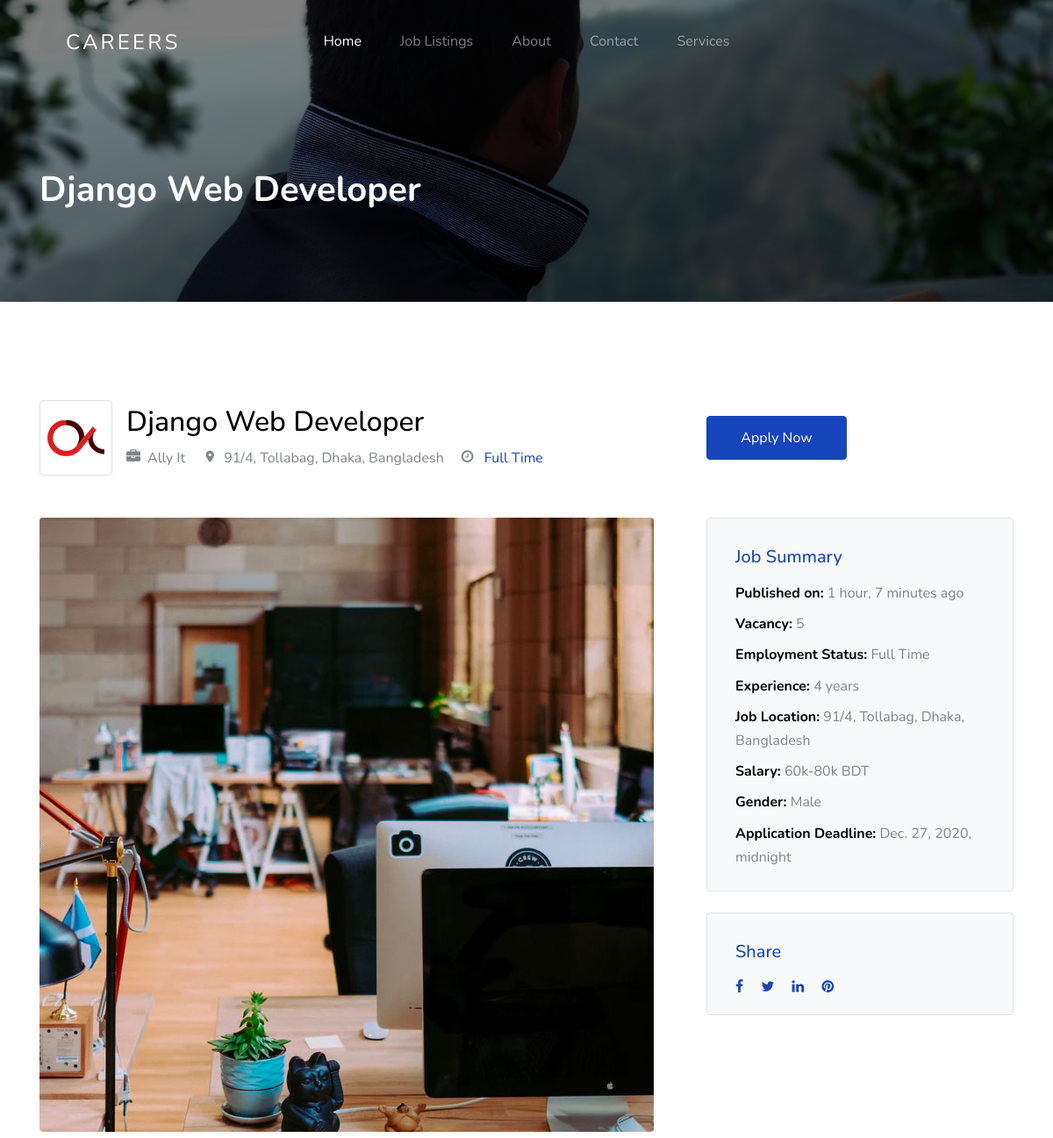
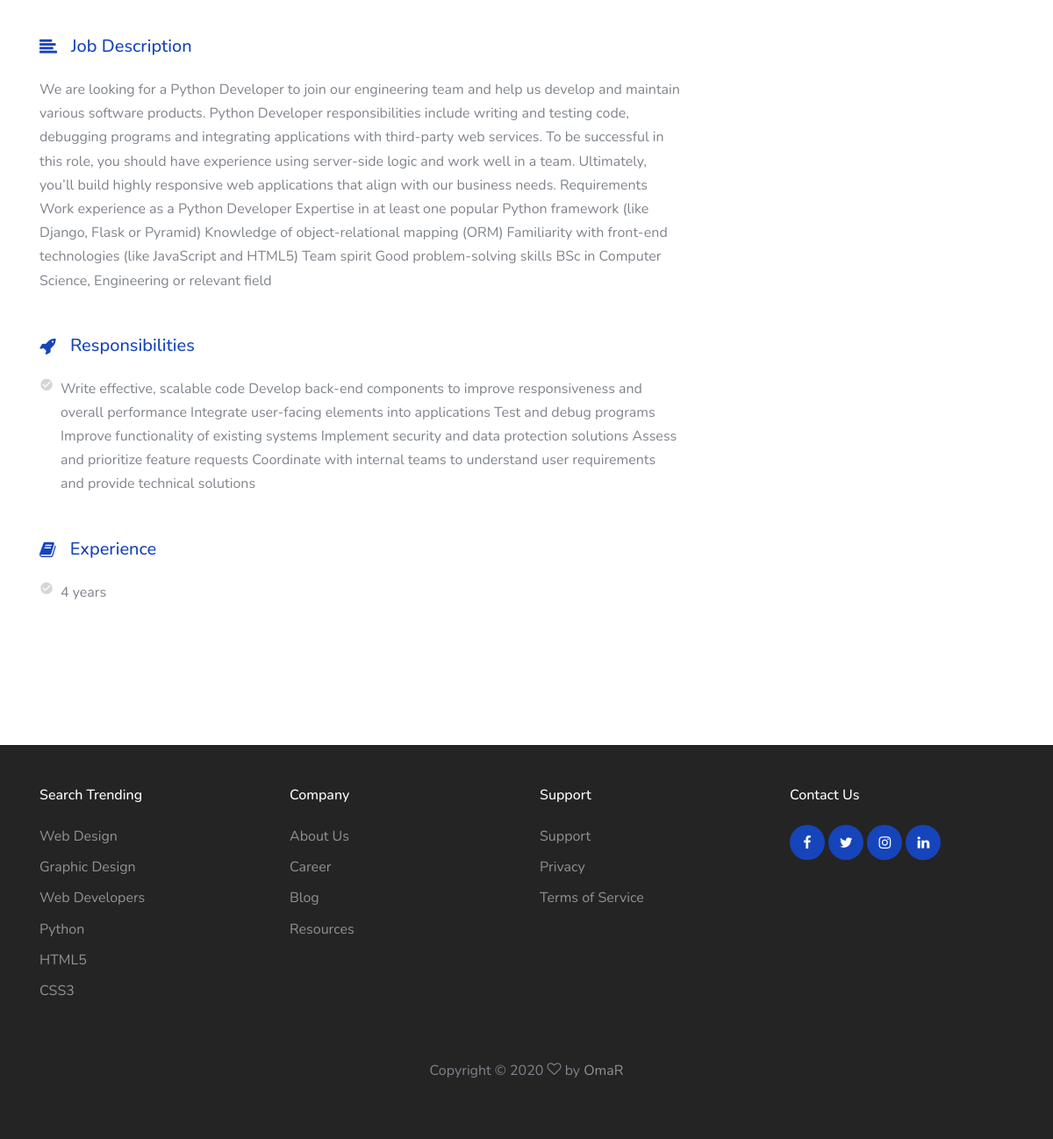
The page /jobs/job-single/15/ on the database its author committed (2 pictures, top to bottom).
### jobs/models.py (models this page shows, shortened)
class JobListing(models.Model):
    user = models.ForeignKey(settings.AUTH_USER_MODEL, on_delete=models.CASCADE,
                             null=True, editable=False, blank=True)
    title = models.CharField(max_length=100)
    company_name = models.CharField(max_length=200)
    employment_status = models.CharField(choices=JOB_TYPE, max_length=10)
    vacancy = models.CharField(max_length=10, null=True)
    gender = models.CharField(choices=GENDER, max_length=30, null=True)
    category = models.CharField(choices=CATEGORY, max_length=30)
    description = models.TextField()
    responsibilities = models.TextField()
    experience = models.CharField(max_length=100)
    job_location = models.CharField(max_length=120)
    Salary = models.CharField(max_length=100, null=True, blank=True)
    image = models.ImageField(blank=True, upload_to='media', null=True)
    application_deadline = models.DateTimeField()
    published_on = models.DateTimeField(default=timezone.now)

### jobs/views.py (the view)
# urls.py: path('job-single/<int:id>/', job_single, name='job-single'),
def job_single(request, id):
    job_query = get_object_or_404(JobListing, id=id)
    context = {
        'q': job_query,
    }
    return render(request, "jobs/job_single.html", context)

### templates/jobs/job_single.html
{% extends 'base.html' %}
{% load static %}
{% block content %}
    <section class="section-hero overlay inner-page bg-image"
             style="background-image: url('{% static 'images/hero_1.jpg' %}');"
             id="home-section">
        <div class="container">
            <div class="row">
                <div class="col-md-7">
                    <h1 class="text-white font-weight-bold">{{ q.title }}</h1>
                </div>
            </div>
        </div>
    </section>
    <section class="site-section">
        <div class="container">
            <div class="row align-items-center mb-5">
                <div class="col-lg-8 mb-4 mb-lg-0">
                    <div class="d-flex align-items-center">
                        <div class="border p-2 d-inline-block mr-3 rounded">
                            <img src="{% static 'images/featured-listing-2.jpg' %}"
                                 alt="Free Website Template By Free-Template.co">
                        </div>
                        <div>
                            <h2>{{ q.title }}</h2>
                            <div>
                                <span class="ml-0 mr-2 mb-2"><span
                                        class="icon-briefcase mr-2"></span>{{ q.company_name }}</span>
                                <span class="m-2"><span class="icon-room mr-2"></span>{{ q.job_location }}</span>
                                <span class="m-2"><span class="icon-clock-o mr-2"></span><span
                                        class="text-primary"> {{ q.employment_status }}
                      </span></span>
                            </div>
                        </div>
                    </div>
                </div>
                <div class="col-lg-4">
                    <div class="row">
                        <div class="col-6">
                            <a href="{% url 'jobs:apply' %}" class="btn btn-block btn-primary btn-md">Apply Now</a>
                        </div>
                    </div>
                </div>
            </div>
            <div class="row">
                <div class="col-lg-8">
                    <div class="mb-5">
                        <figure class="mb-5"><img src="{% static 'images/sq_img_3.jpg' %}"
                                                  alt="Free Website Template by Free-Template.co"
                                                  class="img-fluid rounded"></figure>
                        <h3 class="h5 d-flex align-items-center mb-4 text-primary"><span
                                class="icon-align-left mr-3"></span>Job
                            Description</h3>
                        <p>{{ q.description }}</p>
                    </div>
                    <div class="mb-5">
                        <h3 class="h5 d-flex align-items-center mb-4 text-primary"><span
                                class="icon-rocket mr-3"></span>Responsibilities</h3>
                        <ul class="list-unstyled m-0 p-0">
                            <li class="d-flex align-items-start mb-2"><span
                                    class="icon-check_circle mr-2 text-muted"></span><span>{{ q.responsibilities }}</span>
                            </li>
                        </ul>
                    </div>
                    <div class="mb-5">
                        <h3 class="h5 d-flex align-items-center mb-4 text-primary"><span class="icon-book mr-3"></span>Experience
                        </h3>
                        <ul class="list-unstyled m-0 p-0">
                            <li class="d-flex align-items-start mb-2"><span
                                    class="icon-check_circle mr-2 text-muted"></span><span>{{ q.experience }}</span>
                            </li>
                        </ul>
                    </div>
                </div>
                <div class="col-lg-4">
                    <div class="bg-light p-3 border rounded mb-4">
                        <h3 class="text-primary  mt-3 h5 pl-3 mb-3 ">Job Summary</h3>
                        <ul class="list-unstyled pl-3 mb-0">
                            <li class="mb-2"><strong class="text-black">Published
                                on:</strong> {{ q.published_on|timesince }} ago
                            </li>
                            <li class="mb-2"><strong class="text-black">Vacancy:</strong> {{ q.vacancy }}</li>
                            <li class="mb-2"><strong class="text-black">Employment
                                Status:</strong> {{ q.employment_status }}</li>
                            <li class="mb-2"><strong class="text-black">Experience:</strong> {{ q.experience }}</li>
                            <li class="mb-2"><strong class="text-black">Job Location:</strong> {{ q.job_location }}</li>
                            <li class="mb-2"><strong class="text-black">Salary:</strong> {{ q.Salary }}</li>
                            <li class="mb-2"><strong class="text-black">Gender:</strong> {{ q.gender }}</li>
                            <li class="mb-2"><strong class="text-black">Application
                                Deadline:</strong> {{ q.application_deadline }}</li>
                        </ul>
                    </div>
                    <div class="bg-light p-3 border rounded">
                        <h3 class="text-primary  mt-3 h5 pl-3 mb-3 ">Share</h3>
                        <div class="px-3">
                            <a href="#" class="pt-3 pb-3 pr-3 pl-0"><span class="icon-facebook"></span></a>
                            <a href="#" class="pt-3 pb-3 pr-3 pl-0"><span class="icon-twitter"></span></a>
                            <a href="#" class="pt-3 pb-3 pr-3 pl-0"><span class="icon-linkedin"></span></a>
                            <a href="#" class="pt-3 pb-3 pr-3 pl-0"><span class="icon-pinterest"></span></a>
                        </div>
                    </div>
                </div>
            </div>
        </div>
    </section>
{% endblock %}

### static/css/style.css (style rules this page uses)
body { font-weight: 400; font-size: 1rem; line-height: 1.7; position: relative; }
body:after { content: ""; position: absolute; top: 0; left: 0; right: 0; bottom: 0; background: rgba(0, 0, 0, 0.7); z-index: 100; opacity: 0; visibility: hidden; -webkit-transition: .3s all ease; -o-transition: .3s all ease; transition: .3s all ease; }
h1, h2, h3, h4 { color: #000; }
.site-section { padding-top: 7rem; padding-bottom: 7rem; position: relative; z-index: 2; }
.text-black { color: #000 !important; }
.bg-image { background-size: cover; background-position: center center; background-repeat: no-repeat; }
.text-muted { color: #d5d5d5 !important; }
.section-hero, .section-hero > .container > .row { height: 100vh; min-height: 900px; }
.section-hero.inner-page, .section-hero.inner-page > .container > .row { height: auto; min-height: auto; padding-top: 6em; padding-bottom: 3em; }
.section-hero.overlay, .section-hero.overlay-2 { position: relative; }
.section-hero.overlay:before, .section-hero.overlay-2:before { z-index: 1; position: absolute; content: ""; top: 0; left: 0; right: 0; bottom: 0; background: rgba(0, 0, 0, 0.5); }
.section-hero > .container { z-index: 2; position: relative; }
.btn:after, .btn:before { display: none; }
.btn.btn-primary { color: #fff; }
.btn-md { padding: 12px 20px; }

### rows shown on the page
JobListing: title "Django Web Developer", company_name "Ally It", job_location "91/4, Tollabag, Dhaka, Bangladesh", employment_status "Full Time", description "We are looking for a Python Developer to join our engineering team and help us develop and maintain various software products. Python Developer responsibilities include writing and testing code, debugging programs and integrating applications with third-party web services. To be successful in this role, you should have experience using server-side logic and work well in a team. Ultimately, you’ll build highly responsive web applications that align with our business needs. Requirements Work experience as a Python Developer Expertise in at least one popular Python framework (like Django, Flask or Pyramid) Knowledge of object-relational mapping (ORM) Familiarity with front-end technologies…", responsibilities "Write effective, scalable code Develop back-end components to improve responsiveness and overall performance Integrate user-facing elements into applications Test and debug programs Improve functionality of existing systems Implement security and data protection solutions Assess and prioritize feature requests Coordinate with internal teams to understand user requirements and provide technical solutions", experience "4 years", published_on "1 hour, 7 minutes", vacancy "5", Salary "60k-80k BDT", gender "Male", application_deadline "Dec. 27, 2020, midnight"
